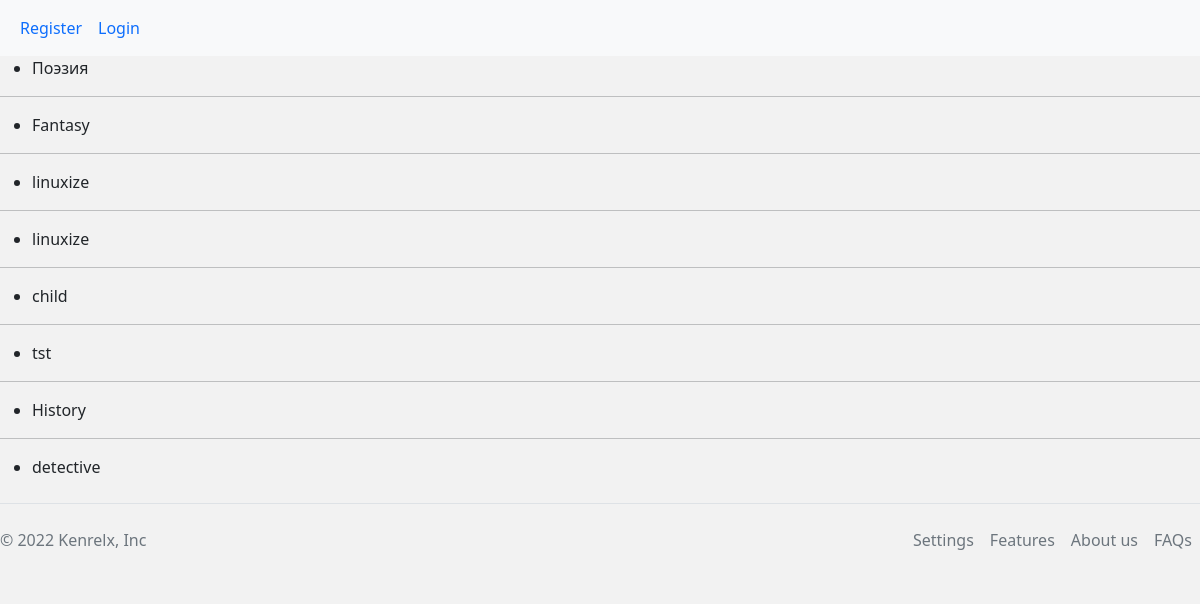
Page /jenre on the committed database.
### tables this page shows
CREATE TABLE jenre (
    id INTEGER PRIMARY KEY AUTOINCREMENT,
    name TEXT NOT NULL
);

### library/book.py (the view)
@bp.route('/jenre') # Функция страницы жанры
def jenre():
    db = get_db()
    jenres = db.execute(
        'SELECT * '
        ' FROM jenre'
    ).fetchall()
    print(jenres)
    return render_template('book/jenre.html', jenres=jenres)

### library/auth.py (called while the page is built)
@bp.before_app_request
def load_logged_in_user():
    user_id = session.get('user_id')
    if user_id is None:
        g.user = None
    else:
        g.user = get_db().execute(
            'SELECT * FROM users WHERE id = ?', (user_id,)
        ).fetchone()

### library/db.py (called while the page is built)
def get_db():
    if 'db' not in g:
        g.db = sqlite3.connect(
            current_app.config['DATABASE'],
            detect_types=sqlite3.PARSE_DECLTYPES
        )
        g.db.row_factory = sqlite3.Row
    return g.db

### library/templates/book/jenre.html (shortened to what this page needs)
{% extends 'base.html' %}
{% block content %}
  {% for jenre in jenres %}
    <ul>
        <li>{{ jenre['name']}}  </li>
    </ul>
    {% if not loop.last %}
      <hr>
    {% endif %}
  {% endfor %}
{% endblock %}

### library/static/css/style.css (style rules this page uses)
body { background-color: #f2f2f2; }

### rows in the picture
jenre: name "Поэзия"
jenre: name "Fantasy"
jenre: name "linuxize"
jenre: name "linuxize"
jenre: name "child"
jenre: name "tst"
jenre: name "History"
jenre: name "detective"
